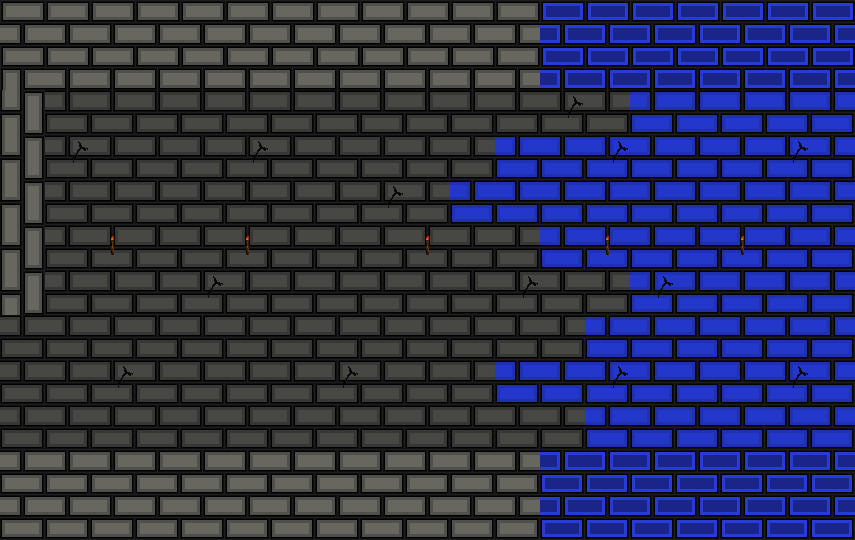

This game map was drawn from its Tiled (.tmx) file and the tilesets committed beside it. A one-line description and the full map source follow:
An orthogonal 19x12 tile map with 45x45 px tiles, 1 tile layer (Calque de Tuiles 1), 3 tilesets.

<map version="1.5" tiledversion="1.7.2" orientation="orthogonal" renderorder="right-down" width="19" height="12" tilewidth="45" tileheight="45" infinite="0" nextlayerid="2" nextobjectid="1">
 <tileset firstgid="1" name="briques sol" tilewidth="45" tileheight="45" tilecount="42" columns="6">
  <image source="briques sol.png" width="270" height="315" />
 </tileset>
 <tileset firstgid="43" name="brique v finale" tilewidth="45" tileheight="45" tilecount="16" columns="4">
  <image source="briques_fond.png" width="180" height="180" />
 </tileset>
 <tileset firstgid="59" name="New Piskel" tilewidth="45" tileheight="45" tilecount="16" columns="4">
  <image source="decor.png" width="180" height="180" />
 </tileset>
 <layer id="1" name="Calque de Tuiles 1" width="19" height="12">
  <data encoding="csv">
11,11,11,11,11,11,11,11,11,11,11,11,19,19,19,19,19,19,19,
15,11,11,11,11,11,11,11,11,11,11,11,19,19,19,19,19,19,19,
10,46,46,46,46,46,46,46,46,46,46,46,47,46,49,49,49,49,49,
10,47,46,46,46,47,46,46,46,46,46,49,49,50,49,49,49,50,49,
10,46,46,46,46,46,46,46,47,46,49,49,49,49,49,49,49,49,49,
10,46,48,46,46,48,46,46,46,48,46,46,49,51,49,49,51,49,49,
10,46,46,46,47,46,46,46,46,46,46,47,46,46,50,49,49,49,49,
46,46,46,46,46,46,46,46,46,46,46,46,46,49,49,49,49,49,49,
46,46,47,46,46,46,46,47,46,46,46,49,49,50,49,49,49,50,49,
46,46,46,46,46,46,46,46,46,46,46,46,46,49,49,49,49,49,49,
9,9,9,9,9,9,9,9,9,9,9,9,17,17,17,17,17,17,17,
9,9,9,9,9,9,9,9,9,9,9,9,17,17,17,17,17,17,17
</data>
 </layer>
</map>
